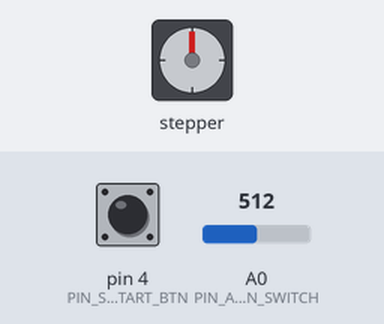
A sketch run on a simulated Arduino Uno, built with avr-gcc and run on an emulated ATmega328P. Shown: stepper motor. The test bench sets the inputs (shaded band); at power-on: pin 4 (PIN_SYSTEM_START_BTN) LOW, A0 (PIN_ALIEN_DOWN_SWITCH) = 512. Stepper angles assume 100 steps per turn.

Above: at 1.2 s.
1.3 s: pin 4 (PIN_SYSTEM_START_BTN) pulled HIGH for 0.15 s
At 1.45 s:
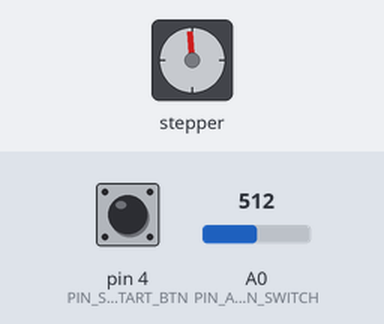
4.3 s: A0 (PIN_ALIEN_DOWN_SWITCH) set to 0
At 4.3 s:
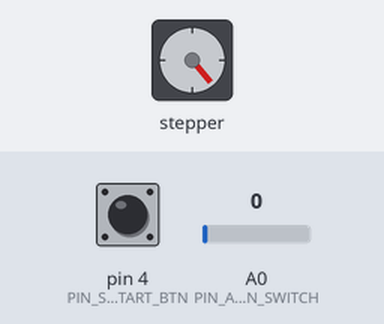
5.8 s: pin 4 (PIN_SYSTEM_START_BTN) pulled HIGH for 1 s
At 8.8 s:
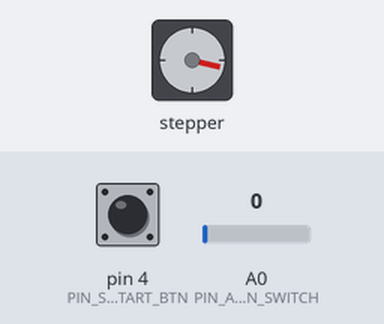
Timing chart, 0 to 14.8 s (numbered marks = the images above; inputs shaded):
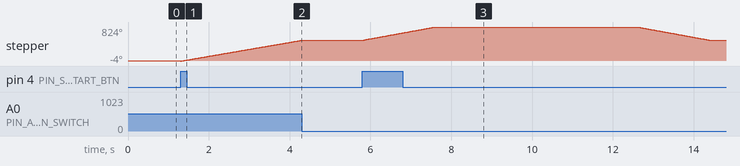

The sketch:

AlienMover.ino
```cpp
#include <Stepper.h>
/**
 This program is a first test version for controlling Alien.
 Program starts when systemStartButton is pressed.
 program will initialize alien postition by turning step motor down
 untill PIN_ALIEN_DOWN_SWITC indikates voltage > 0
 then it lift it ALIEN_HOMESEEK_STEPLENGTH steps per round until
 PIN_ALIEN_DOWN_SWITCH indikates 0 voltage (this is home position of Alien)
 Then alien is lifted by 90 steps, being there for 5 seconds and brought back down 90 steps.
*/
const int TOTAL_STEPS = 100; //stp motor total steps
const int PIN_STEPPER_A = 10;
const int PIN_STEPPER_B = 9;
const int PIN_ALIEN_ENABLER = 8;
const int ALIEN_SPEED = 30; //alien motor speed
const int PIN_ALIEN_DOWN_SWITCH = 0;
const int PIN_SYSTEM_START_BTN = 4;

//once alien is on bottom and alien switch is down
//how long steps we move up untill the aliendown switch is released
const int ALIEN_HOMESEEK_STEPLENGTH = 1;


int alienDownSensorVal = 0;
bool alienHomeRunDone = false;
bool systemStarted = false;

Stepper alienMover(TOTAL_STEPS,PIN_STEPPER_A,PIN_STEPPER_B);


void setup() {
  //pinMode(PIN_SYSTEM_START_BTN, INPUT);
  //pinMode(PIN_ALIEN_DOWN_SWITCH,INPUT);
  alienMover.setSpeed(ALIEN_SPEED); // we set motor speed at 30

}

void doAlien(){
  digitalWrite(PIN_ALIEN_ENABLER , HIGH); //enable alien
  if (!alienHomeRunDone){
      while(alienDownSensorVal ==0){
        alienMover.step(-1);
        alienDownSensorVal = analogRead(PIN_ALIEN_DOWN_SWITCH);
        delay(1);
      }
      //is alien on bottom
      if(alienDownSensorVal >0 ){
        while(analogRead(PIN_ALIEN_DOWN_SWITCH) >0){
          alienMover.step(ALIEN_HOMESEEK_STEPLENGTH); //move alien up untill switch releases
          delay(1);
        }
        alienHomeRunDone =true;
      }
    }else{
      alienMover.step(90); //now bring alien up
      delay(5000); //let alien be up
      alienMover.step(-90); //bring alien back down
    }
    digitalWrite(PIN_ALIEN_ENABLER , LOW); //disable alien
}

void loop() {
  //init alien
  //move down untill alienswitch gives a signal
  int buttonState = digitalRead(PIN_SYSTEM_START_BTN);
  if(buttonState >0 && !systemStarted){
    systemStarted = true;
  }
  if(systemStarted){
     doAlien();
     systemStarted =false;
  }
  delay(1);
}
```

Measured:
- after the input at 4.3 s, stepper: stops changing and stays 500°
- after the input at 5.8 s, stepper: turns 324° clockwise in 1.8 s, then 324° counter-clockwise in 1.8 s
